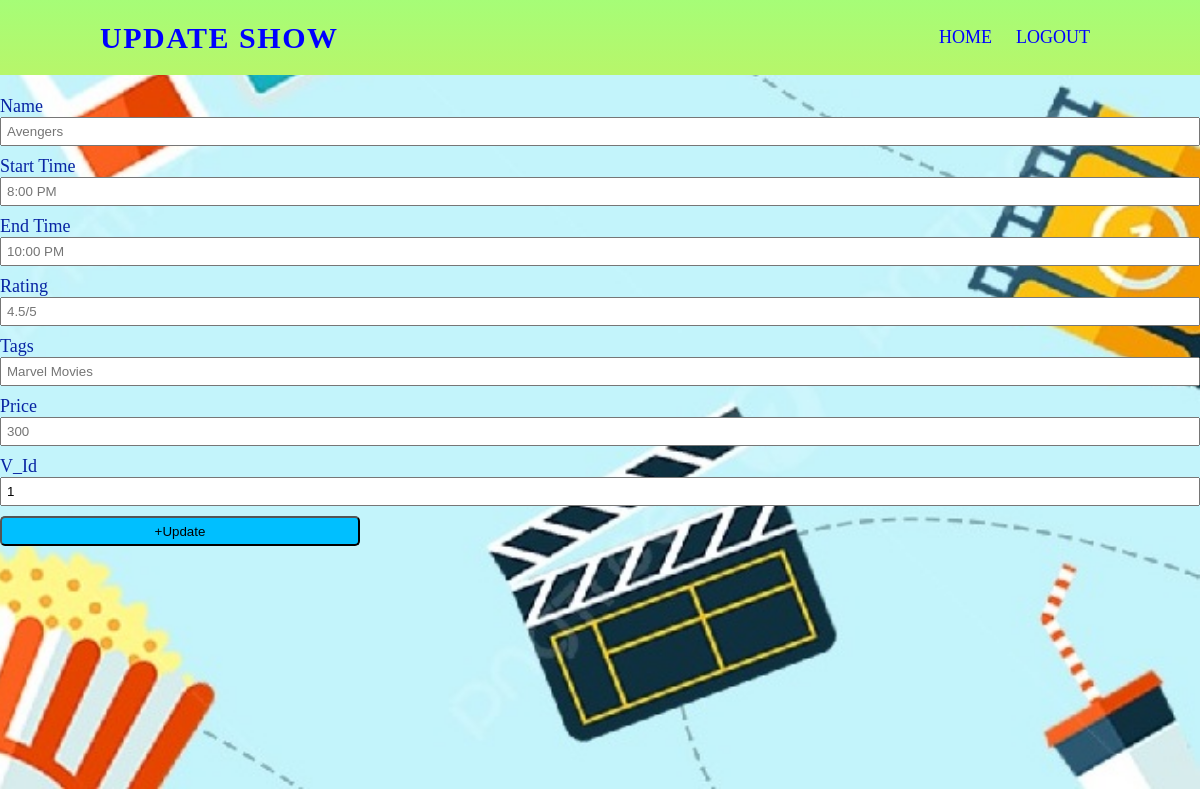
Screenshot of /updateshow/1 (signed in) with the database file from the repository.
### models.py (models this page shows)
class Show(db.Model):
    s_id = db.Column(db.Integer(), primary_key=True)
    s_name = db.Column(db.String(100), nullable=False)
    s_starttime = db.Column(db.String(50), nullable=False)
    s_endtime = db.Column(db.String(50), nullable=False)
    s_ratings = db.Column(db.String(50), nullable=False)
    s_tags = db.Column(db.String(100), nullable=False)
    s_price = db.Column(db.Integer(), nullable=False)
    venue_id = db.Column(db.Integer(), db.ForeignKey('venue.v_id'))
    bookings = db.relationship("Booking", backref="show")

class Venue(db.Model):
    v_id = db.Column(db.Integer(), primary_key=True)
    v_name = db.Column(db.String(100), nullable=False)
    v_place = db.Column(db.String(100), nullable=False)
    v_location = db.Column(db.String(100), nullable=False)
    v_capacity = db.Column(db.Integer(), nullable=False)
    shows = db.relationship("Show", backref="s_venue")
    booking = db.relationship("Booking", backref="b_venue")

### app.py (the view, shortened to what this page needs)
@app.route("/updateshow/<int:id>", methods=['GET', 'POST'])
@login_required
def updateshow(id):
    s1 = Show.query.get(id)
    s2 = s1.venue_id
    v1 = Venue.query.filter_by(v_id=s2).first()
    v2 = v1.v_id
    if request.method == 'GET':
        shows = Show.query.all()
        return render_template("update_show_form.html", shows=shows, v1=v1, s1=s1)

### app.py (called while the page is built)
@login_manager.user_loader
def load_user(id):
    user = User.query.get(int(id))
    if user:
        return user
    admin = Admin.query.get(int(id))
    if admin:
        return admin

### Templates/update_show_form.html (shortened to what this page needs)
<!DOCTYPE html>
<html lang="en">
<head>
    <link rel="stylesheet" href="/static/style.css">
</head>
<body>
    <nav>
        <div class="logo">
            <p>Update Show</p>
        </div>
        <ul>
            <li><a href="/admindashboard">Home</a></li>
            <li><a href="/alogout">Logout</a></li>
        </ul>
    </nav>
    <div class="image">
        <img src="/static/update.jpg" width="1710px" , height="789px">
    </div>
    <div class="form">
        <form action="/updateshow/{{ s1.s_id }}" method='post'>
            <label for id="s_name" style="color: rgb(8, 36, 163); font-size: large;">Name</label>
            <input type="text" id="s_name" name="s_name" placeholder="{{s1.s_name}}">
            <label for id="s_starttime" style="color: rgb(8, 36, 163); font-size: large;">Start Time</label>
            <input type="text" id="s_starttime" name="s_starttime" placeholder="{{s1.s_starttime}}">
            <label for id="s_endtime" style="color: rgb(8, 36, 163); font-size: large;">End Time</label>
            <input type="text" id="s_endtime" name="s_endtime" placeholder="{{s1.s_endtime}}">
            <label for id="s_ratings" style="color: rgb(8, 36, 163); font-size: large;">Rating</label>
            <input type="text" id="s_ratings" name="s_ratings" placeholder="{{s1.s_ratings}}">
            <label for id="s_tags" style="color: rgb(8, 36, 163); font-size: large;">Tags</label>
            <input type="text" id="s_tags" name="s_tags" placeholder="{{s1.s_tags}}">
            <label for id="s_price" style="color: rgb(8, 36, 163); font-size: large;">Price</label>
            <input type="text" id="s_price" name="s_price" placeholder="{{s1.s_price}}">
            <label for id="venue_id" style="color: rgb(8, 36, 163); font-size: large;">V_Id</label>
            <input type="number" id="venue_id" name="venue_id" value={{v1.v_id}}>
            <input type="submit" value="+Update">
        </form>
    </div>
</body>
</html>

### static/style.css (style rules this page uses)
* { margin: 0px; padding: 0px; box-sizing: border-box; }
nav { width: 100%; height: 75px; line-height: 75px; padding: 0px 100px; position: fixed; background-image: linear-gradient(#a6fd77, #b7f66a); }
nav .logo p { font-size: 30px; font-weight: bold; float: left; color: blue; text-transform: uppercase; letter-spacing: 1.5px; cursor: pinter; }
nav ul { float: right; }
nav li { display: inline-block; list-style: none; }
nav li a { font-size: 18px; text-transform: uppercase; padding: 0px 10px; color: blue; text-decoration: none; }
.form { position: absolute; top: 12%; }
.form input { height: 100%; width: 100%; padding: 5px; margin-bottom: 10px; }
.form input[type=submit] { height: 30px; width: 30%; margin-left: 0px; color: black; background-color: deepskyblue; border-radius: 5px; }
.image { float: right; top: 15px; }

### rows the page displays
Show: s_name "Avengers", s_starttime "8:00 PM", s_endtime "10:00 PM", s_ratings "4.5/5", s_tags "Marvel Movies", s_price "300"
Venue: venue_id "1"
